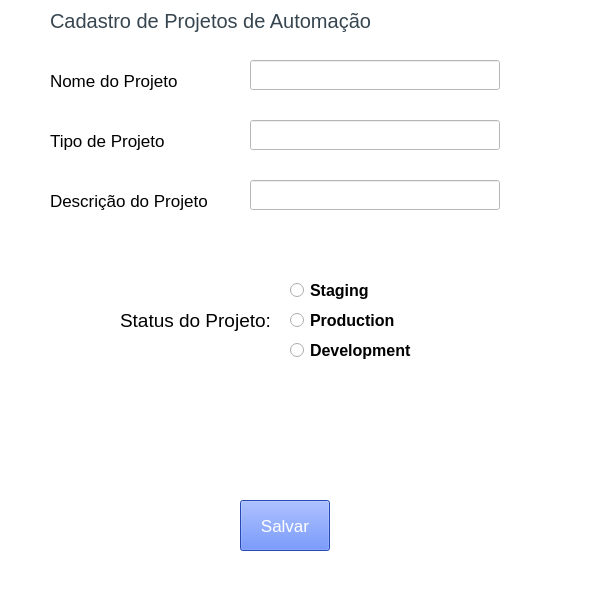
<?xml version="1.0" encoding="UTF-8"?>
<ui version="4.0">
 <class>MainWindow</class>
 <widget class="QMainWindow" name="MainWindow">
  <property name="geometry">
   <rect>
    <x>100</x>
    <y>100</y>
    <width>600</width>
    <height>600</height>
   </rect>
  </property>
  <property name="windowTitle">
   <string>Cadastro de Projetos de Automação</string>
  </property>
  <property name="styleSheet">
   <string notr="true">background-color: rgb(255, 255, 255);
</string>
  </property>

  # Botão Salvar
  <widget class="QWidget" name="centralwidget">
   <widget class="QPushButton" name="pushButton">
    <property name="geometry">
     <rect>
      <x>240</x>
      <y>500</y>
      <width>90</width>
      <height>51</height>
     </rect>
    </property>
    <property name="font">
     <font>
      <pointsize>13</pointsize>
     </font>
    </property>
    <property name="styleSheet">
     <string notr="true">background-color: rgb(55, 102, 255); color: rgb(255, 255, 255);</string>
    </property>
    <property name="text">
     <string>Salvar</string>
    </property>
   </widget>

   # Nome do Projeto
   <widget class="QLabel" name="label">
    <property name="geometry">
     <rect>
      <x>50</x>
      <y>60</y>
      <width>200</width>
      <height>41</height> 
     </rect>
    </property>
    <property name="font">
     <font>
      <pointsize>13</pointsize>
     </font>
    </property>
    <property name="text">
     <string>Nome do Projeto</string>
    </property>
   </widget>

   <widget class="QLineEdit" name="lineEdit">
    <property name="geometry">
     <rect>
      <x>250</x>
      <y>60</y>
      <width>250</width>
      <height>30</height>
     </rect>
    </property>
    <property name="font">
     <font>
      <pointsize>12</pointsize>
     </font>
    </property>
    <property name="styleSheet">
     <string notr="true">background-color: rgb(255, 255, 255);</string>
    </property>
   </widget>

   # Tipo de Projeto
   <widget class="QLabel" name="label_2">
    <property name="geometry">
     <rect>
      <x>50</x>
      <y>120</y>
      <width>200</width>
      <height>41</height>
     </rect>
    </property>
    <property name="font">
     <font>
      <pointsize>13</pointsize>
     </font>
    </property>
    <property name="text">
     <string>Tipo de Projeto</string>
    </property>
   </widget>

   <widget class="QLineEdit" name="lineEdit_2">
    <property name="geometry">
     <rect>
      <x>250</x>
      <y>120</y>
      <width>250</width>
      <height>30</height>
     </rect>
    </property>
    <property name="font">
     <font>
      <pointsize>12</pointsize>
     </font>
    </property>
    <property name="styleSheet">
     <string notr="true">background-color: rgb(255, 255, 255);</string>
    </property>
   </widget>

   # Descrição do Projeto
   <widget class="QLabel" name="label_3">
    <property name="geometry">
     <rect>
      <x>50</x>
      <y>180</y>
      <width>200</width>
      <height>41</height> 
     </rect>
    </property>
    <property name="font">
     <font>
      <pointsize>13</pointsize>
     </font>
    </property>
    <property name="text">
     <string>Descrição do Projeto</string>
    </property>
   </widget>

   <widget class="QLineEdit" name="lineEdit_3">
    <property name="geometry">
     <rect>
      <x>250</x>
      <y>180</y>
      <width>250</width>
      <height>30</height>
     </rect>
    </property>
    <property name="font">
     <font>
      <pointsize>12</pointsize>
     </font>
    </property>
    <property name="styleSheet">
     <string notr="true">background-color: rgb(255, 255, 255);</string>
    </property>
   </widget>

   # Status do Projeto
   <widget class="QLabel" name="label_5">
    <property name="geometry">
     <rect>
      <x>120</x>
      <y>300</y>
      <width>200</width>
      <height>41</height>
     </rect>
    </property>
    <property name="font">
     <font>
      <pointsize>14</pointsize>
     </font>
    </property>
    <property name="text">
     <string>Status do Projeto:</string>
    </property>
   </widget>

   # Radio buttons
   <widget class="QRadioButton" name="radioButton">
    <property name="geometry">
     <rect>
      <x>290</x>
      <y>280</y>
      <width>150</width>
      <height>21</height>
     </rect>
    </property>
    <property name="font">
     <font>
      <pointsize>12</pointsize>
      <weight>75</weight>
      <bold>true</bold>
     </font>
    </property>
    <property name="text">
     <string>Staging</string>
    </property>
   </widget>

   <widget class="QRadioButton" name="radioButton_2">
    <property name="geometry">
     <rect>
      <x>290</x>
      <y>310</y>
      <width>111</width>
      <height>21</height>
     </rect>
    </property>
    <property name="font">
     <font>
      <pointsize>12</pointsize>
      <weight>75</weight>
      <bold>true</bold>
     </font>
    </property>
    <property name="text">
     <string>Production</string>
    </property>
   </widget>

   <widget class="QRadioButton" name="radioButton_3">
    <property name="geometry">
     <rect>
      <x>290</x>
      <y>340</y>
      <width>121</width>
      <height>21</height>
     </rect>
    </property>
    <property name="font">
     <font>
      <pointsize>12</pointsize>
      <weight>75</weight>
      <bold>true</bold>
     </font>
    </property>
    <property name="text">
     <string>Development</string>
    </property>
   </widget>

   <widget class="QLabel" name="label_4">
    <property name="geometry">
     <rect>
      <x>50</x>
      <y>0</y>
      <width>500</width>
      <height>41</height> 
     </rect>
    </property>
    <property name="font">
     <font>
      <pointsize>15</pointsize>
     </font>
    </property>
    <property name="styleSheet">
    <string notr="true">color: rgb(54, 69, 79);</string>
    </property>
    <property name="text">
     <string>Cadastro de Projetos de Automação</string>
    </property>
   </widget>
  </widget>

  <widget class="QMenuBar" name="menubar">
   <property name="geometry">
    <rect>
     <x>0</x>
     <y>0</y>
     <width>498</width>
     <height>21</height>
    </rect>
   </property>
  </widget>
  <widget class="QStatusBar" name="statusbar"/>
 </widget>
 <resources/>
 <connections/>
</ui>
